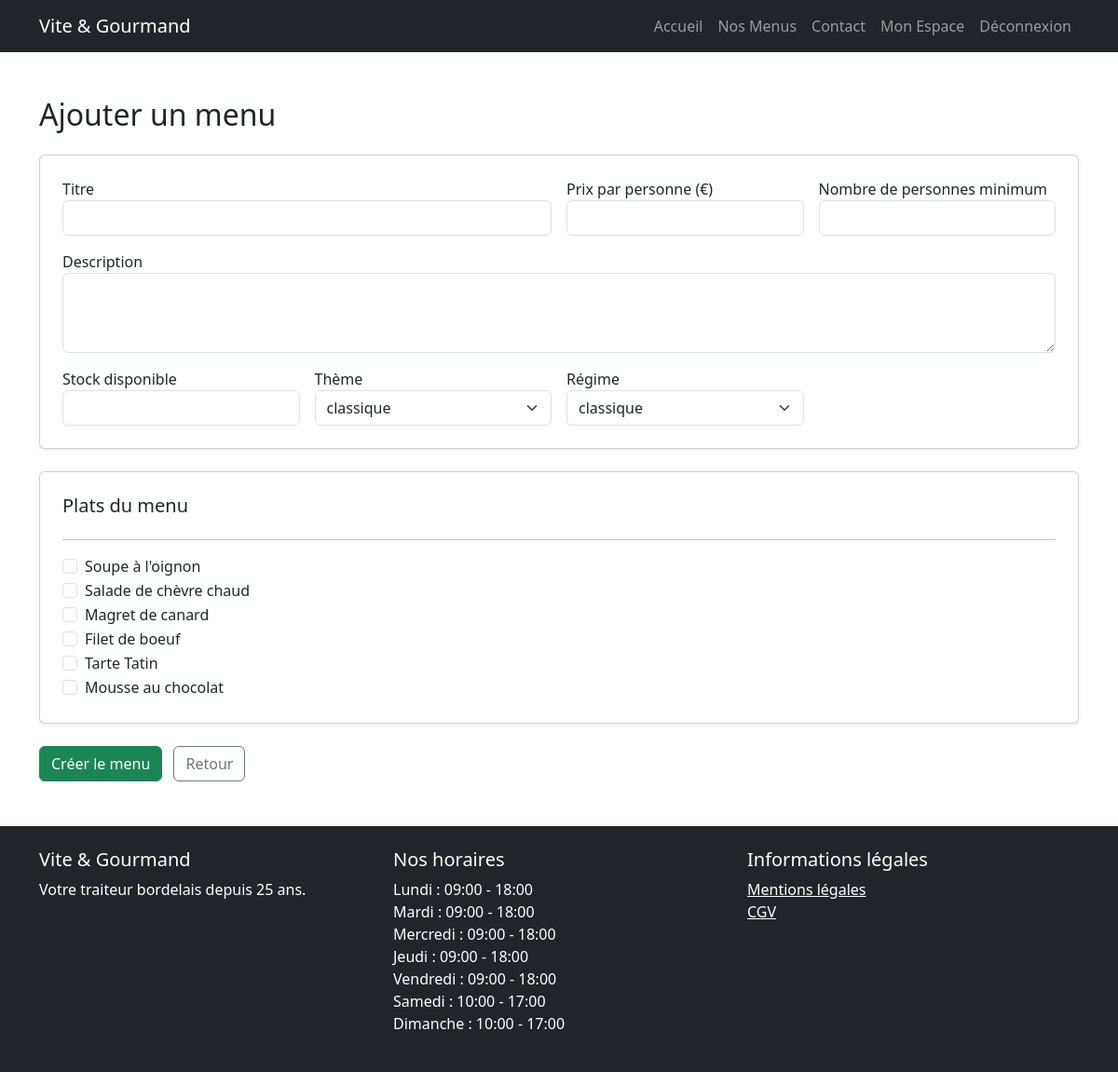
The app's page /pages/add-menu.php (signed in) with its own data.
### tables this page shows
CREATE TABLE `plat` (
  `plat_id` int(11) NOT NULL,
  `titre_plat` varchar(50) NOT NULL,
  `photo` blob DEFAULT NULL
);

CREATE TABLE `horaire` (
  `horaire_id` int(11) NOT NULL,
  `jour` varchar(50) NOT NULL,
  `heure_ouverture` varchar(50) DEFAULT NULL,
  `heure_fermeture` varchar(50) DEFAULT NULL
);

### pages/add-menu.php (the view, shortened to what this page needs)
<?php
require_once '../config/db.php';
require_once '../includes/header.php';
require_once '../includes/nav.php';
$themes = $pdo->query("SELECT * FROM theme")->fetchAll();
$regimes = $pdo->query("SELECT * FROM regime")->fetchAll();
$plats = $pdo->query("SELECT * FROM plat")->fetchAll();
?>
<main class="container mt-5">
    <h2 class="mb-4">Ajouter un menu</h2>
    <form action="/vite-gourmand/actions/add-menu.action.php" method="POST">
        <div class="card shadow-sm p-4 mb-4">
            <div class="row g-3">
                <div class="col-md-6">
                    <label>Titre</label>
                    <input type="text" name="titre" class="form-control" required>
                </div>
                <div class="col-md-3">
                    <label>Prix par personne (€)</label>
                    <input type="number" step="0.01" name="prix_par_personne" class="form-control" required>
                </div>
                <div class="col-md-3">
                    <label>Nombre de personnes minimum</label>
                    <input type="number" name="nombre_personne_minimum" class="form-control" required>
                </div>
                <div class="col-md-12">
                    <label>Description</label>
                    <textarea name="description" class="form-control" rows="3" required></textarea>
                </div>
                <div class="col-md-3">
                    <label>Stock disponible</label>
                    <input type="number" name="quantite_restante" class="form-control" required>
                </div>
                <div class="col-md-3">
                    <label>Thème</label>
                    <select name="theme_id" class="form-select" required>
                        <?php foreach($themes as $t): ?>
                            <option value="<?= $t['theme_id'] ?>"><?= htmlspecialchars($t['libelle']) ?></option>
                        <?php endforeach; ?>
                    </select>
                </div>
                <div class="col-md-3">
                    <label>Régime</label>
                    <select name="regime_id" class="form-select" required>
                        <?php foreach($regimes as $r): ?>
                            <option value="<?= $r['regime_id'] ?>"><?= htmlspecialchars($r['libelle']) ?></option>
                        <?php endforeach; ?>
                    </select>
                </div>
            </div>
        </div>
        <div class="card shadow-sm p-4 mb-4">
            <h5>Plats du menu</h5>
            <hr>
            <?php foreach($plats as $p): ?>
                <div class="form-check">
                    <input class="form-check-input" type="checkbox" name="plats[]" value="<?= $p['plat_id'] ?>">
                    <label class="form-check-label"><?= htmlspecialchars($p['titre_plat']) ?></label>
                </div>
            <?php endforeach; ?>
        </div>
        <button type="submit" class="btn btn-success">Créer le menu</button>
        <a href="/vite-gourmand/espaces/admin/dashboard.php" class="btn btn-outline-secondary ms-2">Retour</a>
    </form>
</main>
<?php require_once '../includes/footer.php'; ?>

### includes/footer.php (shortened to what this page needs)
<?php
require_once __DIR__ . '/../config/db.php';
$stmt = $pdo->query("SELECT * FROM horaire ORDER BY horaire_id ASC");
$horaires = $stmt->fetchAll();
?>
<footer class="bg-dark text-white mt-5 py-4">
    <div class="container">
        <div class="row">
            <div class="col-md-4">
                <h5>Vite & Gourmand</h5>
                <p>Votre traiteur bordelais depuis 25 ans.</p>
            </div>
            <div class="col-md-4">
                <h5>Nos horaires</h5>
                <ul class="list-unstyled">
                    <?php foreach($horaires as $h): ?>
                        <li><?= $h['jour'] ?> : <?= $h['heure_ouverture'] ?> - <?= $h['heure_fermeture'] ?></li>
                    <?php endforeach; ?>
                </ul>
            </div>
            <div class="col-md-4">
                <h5>Informations légales</h5>
                <ul class="list-unstyled">
                    <li><a href="/vite-gourmand/pages/mentions-legales.php" class="text-white">Mentions légales</a></li>
                    <li><a href="/vite-gourmand/pages/cgv.php" class="text-white">CGV</a></li>
                </ul>
            </div>
        </div>
    </div>
</footer>
</body>
</html>

### records on screen
plat: titre_plat "Soupe à l'oignon"
plat: titre_plat "Salade de chèvre chaud"
plat: titre_plat "Magret de canard"
plat: titre_plat "Filet de boeuf"
plat: titre_plat "Tarte Tatin"
plat: titre_plat "Mousse au chocolat"
horaire: jour "Lundi", heure_ouverture "09:00", heure_fermeture "18:00"
horaire: jour "Mardi", heure_ouverture "09:00", heure_fermeture "18:00"
horaire: jour "Mercredi", heure_ouverture "09:00", heure_fermeture "18:00"
horaire: jour "Jeudi", heure_ouverture "09:00", heure_fermeture "18:00"
horaire: jour "Vendredi", heure_ouverture "09:00", heure_fermeture "18:00"
horaire: jour "Samedi", heure_ouverture "10:00", heure_fermeture "17:00"
horaire: jour "Dimanche", heure_ouverture "10:00", heure_fermeture "17:00"

### other values on screen
form field theme_id "classique"
form field regime_id "classique"
